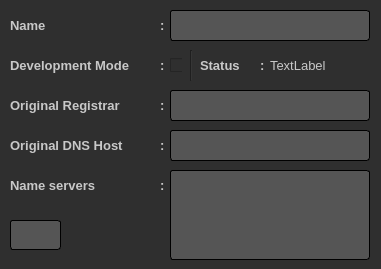
<?xml version="1.0" encoding="UTF-8"?>
<ui version="4.0">
 <class>Dialog</class>
 <widget class="QDialog" name="Dialog">
  <property name="geometry">
   <rect>
    <x>0</x>
    <y>0</y>
    <width>381</width>
    <height>269</height>
   </rect>
  </property>
  <property name="minimumSize">
   <size>
    <width>381</width>
    <height>269</height>
   </size>
  </property>
  <property name="maximumSize">
   <size>
    <width>381</width>
    <height>269</height>
   </size>
  </property>
  <property name="windowTitle">
   <string>Domain Details</string>
  </property>
  <property name="windowIcon">
   <iconset>
    <normaloff>img/icon.ico</normaloff>img/icon.ico</iconset>
  </property>
  <property name="styleSheet">
   <string notr="true">QWidget{
background-color:rgb(47, 47, 47);
color:rgb(200, 200, 200)
}
QTabWidget::pane {
	border: 1px solid rgb(128, 128, 128);
	border-radius: 3px;
}
QTabBar::tab 
{
    background: #48555E;
    color: white;   
	padding:5px;
    border: 1px solid #000;
	border-top-left-radius: 3px;
	border-top-right-radius: 3px;
}
QTabBar::tab:selected, 
QTabBar::tab:hover 
{
    border-top-color: #1D2A32;
    border-color: #40494E;
    color: black;
    background: qlineargradient(x1: 0, y1: 0, x2: 0, y2: 1, stop: 0 #C1D8E8, stop: 1 #F0F5F8); 
}
QLineEdit, QComboBox, QTextEdit{
	background-color: rgb(85,85,85);
	border-color: rgb(0, 0, 0);
	border-width : 1px;
	border-style:inset;
	padding: 5px;
	border-radius:3px;
}
QPushButton{
	background:rgb(102, 102, 102);
	color:rgb(255, 255, 255);
	border-radius:3px;
	padding-top:5px;
	padding-bottom:5px;
	padding-right:10px;
	padding-left:10px;
	border-color: rgb(0, 0, 0);
	border-width : 1px;
	border-style:inset;
}
QPushButton:hover{
	background-color:rgb(128, 128, 128);
}
QPushButton:pressed{
	background-color:#A4A4A4;
	color:#000
}
QLabel{
	border:0px;
}
QCheckBox{
	border:0px;
}
QTextBrowser{
	color: rgb(230, 230, 230);
	padding:10px;
	background-image: url(template/img/logo.png);
	background-repeat: no-repeat;
  	background-attachment: fixed;
 	background-position: center;
}
QGroupBox {
    border: 2px solid gray;
    border-radius: 5px;
    margin-top: 1ex; /* leave space at the top for the title */
}

QGroupBox::title {
    subcontrol-origin: margin;
    subcontrol-position: top center; /* position at the top center */
    padding: 0 5px;
}
QGroupBox::indicator {
    width: 13px;
    height: 13px;
}
QGroupBox#groupBoxNotifications::indicator:unchecked, QGroupBox#groupBoxNotifications::indicator:checked {
	image: url(template/img/notification.png);
}
QGroupBox#groupBoxSettings::indicator:unchecked, QGroupBox#groupBoxSettings::indicator:checked {
	image: url(template/img/settings.png);
}

QGroupBox#groupBoxBrowsers::indicator:unchecked, QGroupBox#groupBoxBrowsers::indicator:checked {
	image: url(template/img/browser.png);
}

QGroupBox#groupBoxTelegram::indicator:unchecked, QGroupBox#groupBoxTelegram::indicator:checked{
	image: url(template/img/telegram.png);
}

QGroupBox#groupBoxAccountSettings::indicator:unchecked, QGroupBox#groupBoxAccountSettings::indicator:checked{
	image: url(template/img/user.png);
}

QMenuBar {
    background-color: rgb(40,40,40);
}
QMenuBar::item {
    padding: 4px 8px;
    background: transparent;
    border-radius: 4px;
}

QMenuBar::item:selected { /* when selected using mouse or keyboard */
    background: rgb(60,60,60);
	color:rgb(200,200,200);
}

QMenuBar::item:pressed {
    background: #888888;
	color: #000;
}
QHeaderView::section, QHeaderView{
	background: #48555E;
	border: 0px;
	padding-left:3px;
}
QHeaderView::item{
	border: 0px;
}
QTableCornerButton::section {
    background: #48555E;
}
QTableWidget{
	border: 1px solid gray;
	border-radius:5px;
}
QTableWidget#tableWidgetPlanetList{
	border: 2px solid gray;
	border-radius:5px;
}
</string>
  </property>
  <widget class="QLabel" name="label">
   <property name="geometry">
    <rect>
     <x>10</x>
     <y>10</y>
     <width>150</width>
     <height>31</height>
    </rect>
   </property>
   <property name="font">
    <font>
     <pointsize>10</pointsize>
     <weight>75</weight>
     <bold>true</bold>
    </font>
   </property>
   <property name="text">
    <string>Name</string>
   </property>
  </widget>
  <widget class="QLabel" name="label_3">
   <property name="geometry">
    <rect>
     <x>10</x>
     <y>50</y>
     <width>150</width>
     <height>31</height>
    </rect>
   </property>
   <property name="font">
    <font>
     <pointsize>10</pointsize>
     <weight>75</weight>
     <bold>true</bold>
    </font>
   </property>
   <property name="text">
    <string>Development Mode</string>
   </property>
  </widget>
  <widget class="QLabel" name="label_4">
   <property name="geometry">
    <rect>
     <x>10</x>
     <y>170</y>
     <width>150</width>
     <height>31</height>
    </rect>
   </property>
   <property name="font">
    <font>
     <pointsize>10</pointsize>
     <weight>75</weight>
     <bold>true</bold>
    </font>
   </property>
   <property name="text">
    <string>Name servers</string>
   </property>
  </widget>
  <widget class="QLabel" name="label_5">
   <property name="geometry">
    <rect>
     <x>10</x>
     <y>90</y>
     <width>150</width>
     <height>31</height>
    </rect>
   </property>
   <property name="font">
    <font>
     <pointsize>10</pointsize>
     <weight>75</weight>
     <bold>true</bold>
    </font>
   </property>
   <property name="text">
    <string>Original Registrar</string>
   </property>
  </widget>
  <widget class="QLabel" name="label_6">
   <property name="geometry">
    <rect>
     <x>10</x>
     <y>130</y>
     <width>150</width>
     <height>31</height>
    </rect>
   </property>
   <property name="font">
    <font>
     <pointsize>10</pointsize>
     <weight>75</weight>
     <bold>true</bold>
    </font>
   </property>
   <property name="text">
    <string>Original DNS Host</string>
   </property>
  </widget>
  <widget class="QLabel" name="label_7">
   <property name="geometry">
    <rect>
     <x>160</x>
     <y>10</y>
     <width>10</width>
     <height>31</height>
    </rect>
   </property>
   <property name="font">
    <font>
     <pointsize>10</pointsize>
     <weight>75</weight>
     <bold>true</bold>
    </font>
   </property>
   <property name="text">
    <string>:</string>
   </property>
  </widget>
  <widget class="QLabel" name="label_8">
   <property name="geometry">
    <rect>
     <x>160</x>
     <y>50</y>
     <width>10</width>
     <height>31</height>
    </rect>
   </property>
   <property name="font">
    <font>
     <pointsize>10</pointsize>
     <weight>75</weight>
     <bold>true</bold>
    </font>
   </property>
   <property name="text">
    <string>:</string>
   </property>
  </widget>
  <widget class="QLabel" name="label_9">
   <property name="geometry">
    <rect>
     <x>160</x>
     <y>90</y>
     <width>10</width>
     <height>31</height>
    </rect>
   </property>
   <property name="font">
    <font>
     <pointsize>10</pointsize>
     <weight>75</weight>
     <bold>true</bold>
    </font>
   </property>
   <property name="text">
    <string>:</string>
   </property>
  </widget>
  <widget class="QLabel" name="label_10">
   <property name="geometry">
    <rect>
     <x>160</x>
     <y>130</y>
     <width>10</width>
     <height>31</height>
    </rect>
   </property>
   <property name="font">
    <font>
     <pointsize>10</pointsize>
     <weight>75</weight>
     <bold>true</bold>
    </font>
   </property>
   <property name="text">
    <string>:</string>
   </property>
  </widget>
  <widget class="QLabel" name="label_11">
   <property name="geometry">
    <rect>
     <x>160</x>
     <y>170</y>
     <width>10</width>
     <height>31</height>
    </rect>
   </property>
   <property name="font">
    <font>
     <pointsize>10</pointsize>
     <weight>75</weight>
     <bold>true</bold>
    </font>
   </property>
   <property name="text">
    <string>:</string>
   </property>
  </widget>
  <widget class="QLineEdit" name="lineEditDomainName">
   <property name="geometry">
    <rect>
     <x>170</x>
     <y>10</y>
     <width>200</width>
     <height>31</height>
    </rect>
   </property>
   <property name="font">
    <font>
     <pointsize>10</pointsize>
    </font>
   </property>
   <property name="readOnly">
    <bool>true</bool>
   </property>
  </widget>
  <widget class="QLineEdit" name="lineEditOriginalRegistrar">
   <property name="geometry">
    <rect>
     <x>170</x>
     <y>90</y>
     <width>200</width>
     <height>31</height>
    </rect>
   </property>
   <property name="font">
    <font>
     <pointsize>10</pointsize>
    </font>
   </property>
   <property name="readOnly">
    <bool>true</bool>
   </property>
  </widget>
  <widget class="QLineEdit" name="lineEditOriginalDNSHost">
   <property name="geometry">
    <rect>
     <x>170</x>
     <y>130</y>
     <width>200</width>
     <height>31</height>
    </rect>
   </property>
   <property name="font">
    <font>
     <pointsize>10</pointsize>
    </font>
   </property>
   <property name="readOnly">
    <bool>true</bool>
   </property>
  </widget>
  <widget class="QCheckBox" name="checkBoxDevelopmentMode">
   <property name="geometry">
    <rect>
     <x>170</x>
     <y>50</y>
     <width>12</width>
     <height>31</height>
    </rect>
   </property>
   <property name="text">
    <string/>
   </property>
  </widget>
  <widget class="QTextEdit" name="textEditNameServers">
   <property name="geometry">
    <rect>
     <x>170</x>
     <y>170</y>
     <width>200</width>
     <height>90</height>
    </rect>
   </property>
   <property name="font">
    <font>
     <pointsize>10</pointsize>
    </font>
   </property>
   <property name="readOnly">
    <bool>true</bool>
   </property>
  </widget>
  <widget class="QLineEdit" name="lineEditID">
   <property name="geometry">
    <rect>
     <x>10</x>
     <y>220</y>
     <width>51</width>
     <height>30</height>
    </rect>
   </property>
   <property name="placeholderText">
    <string/>
   </property>
  </widget>
  <widget class="Line" name="line">
   <property name="geometry">
    <rect>
     <x>190</x>
     <y>50</y>
     <width>3</width>
     <height>31</height>
    </rect>
   </property>
   <property name="orientation">
    <enum>Qt::Vertical</enum>
   </property>
  </widget>
  <widget class="QLabel" name="label_2">
   <property name="geometry">
    <rect>
     <x>200</x>
     <y>50</y>
     <width>60</width>
     <height>31</height>
    </rect>
   </property>
   <property name="font">
    <font>
     <pointsize>10</pointsize>
     <weight>75</weight>
     <bold>true</bold>
    </font>
   </property>
   <property name="text">
    <string>Status</string>
   </property>
  </widget>
  <widget class="QLabel" name="label_12">
   <property name="geometry">
    <rect>
     <x>260</x>
     <y>50</y>
     <width>10</width>
     <height>31</height>
    </rect>
   </property>
   <property name="font">
    <font>
     <pointsize>10</pointsize>
     <weight>75</weight>
     <bold>true</bold>
    </font>
   </property>
   <property name="text">
    <string>:</string>
   </property>
  </widget>
  <widget class="QLabel" name="label_status">
   <property name="geometry">
    <rect>
     <x>270</x>
     <y>50</y>
     <width>98</width>
     <height>31</height>
    </rect>
   </property>
   <property name="font">
    <font>
     <pointsize>10</pointsize>
    </font>
   </property>
   <property name="text">
    <string>TextLabel</string>
   </property>
  </widget>
 </widget>
 <resources/>
 <connections/>
</ui>
